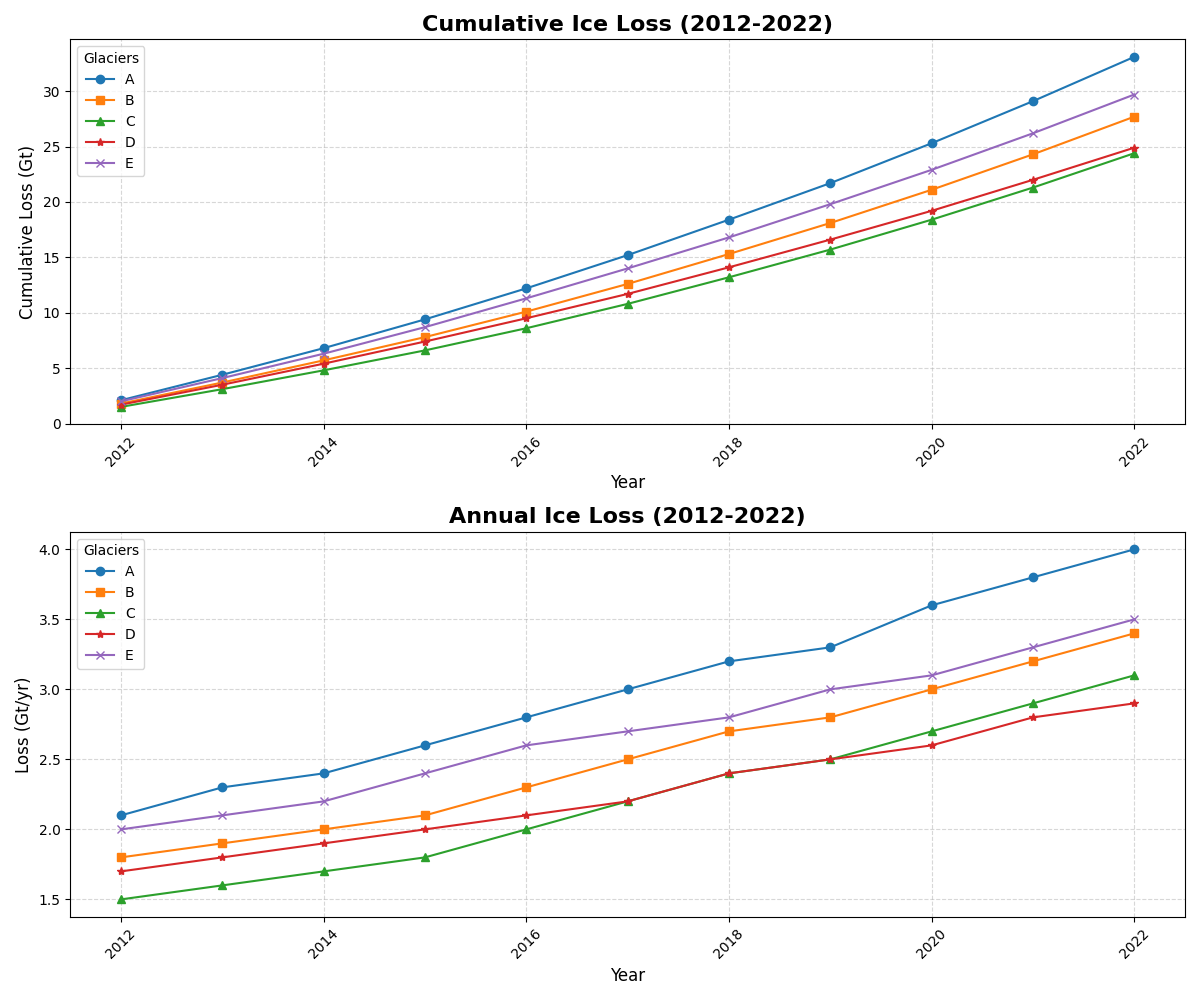

This figure's Python source:
import matplotlib.pyplot as plt
import numpy as np

years = np.arange(2012, 2023)

glacier_a = np.array([2.1, 2.3, 2.4, 2.6, 2.8, 3.0, 3.2, 3.3, 3.6, 3.8, 4.0])
glacier_b = np.array([1.8, 1.9, 2.0, 2.1, 2.3, 2.5, 2.7, 2.8, 3.0, 3.2, 3.4])
glacier_c = np.array([1.5, 1.6, 1.7, 1.8, 2.0, 2.2, 2.4, 2.5, 2.7, 2.9, 3.1])
glacier_d = np.array([1.7, 1.8, 1.9, 2.0, 2.1, 2.2, 2.4, 2.5, 2.6, 2.8, 2.9])
glacier_e = np.array([2.0, 2.1, 2.2, 2.4, 2.6, 2.7, 2.8, 3.0, 3.1, 3.3, 3.5])

cumulative_a = np.cumsum(glacier_a)
cumulative_b = np.cumsum(glacier_b)
cumulative_c = np.cumsum(glacier_c)
cumulative_d = np.cumsum(glacier_d)
cumulative_e = np.cumsum(glacier_e)

fig, axs = plt.subplots(2, 1, figsize=(12, 10))

# Plot Cumulative Ice Loss now at the top
axs[0].plot(years, cumulative_a, marker='o', label='A', color='#1f77b4')
axs[0].plot(years, cumulative_b, marker='s', label='B', color='#ff7f0e')
axs[0].plot(years, cumulative_c, marker='^', label='C', color='#2ca02c')
axs[0].plot(years, cumulative_d, marker='*', label='D', color='#d62728')
axs[0].plot(years, cumulative_e, marker='x', label='E', color='#9467bd')
axs[0].set_title("Cumulative Ice Loss (2012-2022)", fontsize=16, fontweight='bold')
axs[0].set_xlabel("Year", fontsize=12)
axs[0].set_ylabel("Cumulative Loss (Gt)", fontsize=12)
axs[0].legend(title='Glaciers', fontsize=10)
axs[0].grid(True, linestyle='--', alpha=0.5)
axs[0].tick_params(axis='x', rotation=45)

# Plot Annual Ice Loss now at the bottom
axs[1].plot(years, glacier_a, marker='o', label='A', color='#1f77b4')
axs[1].plot(years, glacier_b, marker='s', label='B', color='#ff7f0e')
axs[1].plot(years, glacier_c, marker='^', label='C', color='#2ca02c')
axs[1].plot(years, glacier_d, marker='*', label='D', color='#d62728')
axs[1].plot(years, glacier_e, marker='x', label='E', color='#9467bd')
axs[1].set_title("Annual Ice Loss (2012-2022)", fontsize=16, fontweight='bold')
axs[1].set_xlabel("Year", fontsize=12)
axs[1].set_ylabel("Loss (Gt/yr)", fontsize=12)
axs[1].legend(title='Glaciers', fontsize=10)
axs[1].grid(True, linestyle='--', alpha=0.5)
axs[1].tick_params(axis='x', rotation=45)

plt.tight_layout()
plt.show()
